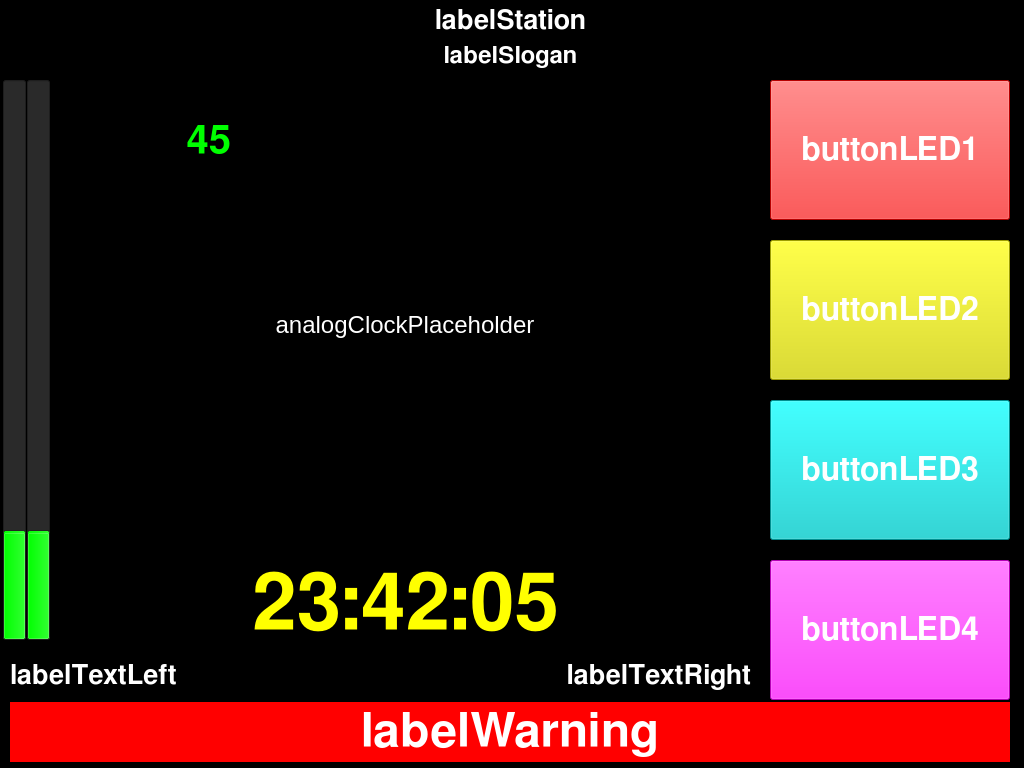
<?xml version="1.0" encoding="UTF-8"?>
<ui version="4.0">
 <class>MainScreen</class>
 <widget class="QWidget" name="MainScreen">
  <property name="windowModality">
   <enum>Qt::NonModal</enum>
  </property>
  <property name="enabled">
   <bool>true</bool>
  </property>
  <property name="geometry">
   <rect>
    <x>0</x>
    <y>0</y>
    <width>1024</width>
    <height>768</height>
   </rect>
  </property>
  <property name="palette">
   <palette>
    <active>
     <colorrole role="Base">
      <brush brushstyle="SolidPattern">
       <color alpha="255">
        <red>255</red>
        <green>255</green>
        <blue>255</blue>
       </color>
      </brush>
     </colorrole>
     <colorrole role="Window">
      <brush brushstyle="SolidPattern">
       <color alpha="255">
        <red>0</red>
        <green>0</green>
        <blue>0</blue>
       </color>
      </brush>
     </colorrole>
    </active>
    <inactive>
     <colorrole role="Base">
      <brush brushstyle="SolidPattern">
       <color alpha="255">
        <red>255</red>
        <green>255</green>
        <blue>255</blue>
       </color>
      </brush>
     </colorrole>
     <colorrole role="Window">
      <brush brushstyle="SolidPattern">
       <color alpha="255">
        <red>0</red>
        <green>0</green>
        <blue>0</blue>
       </color>
      </brush>
     </colorrole>
    </inactive>
    <disabled>
     <colorrole role="Base">
      <brush brushstyle="SolidPattern">
       <color alpha="255">
        <red>0</red>
        <green>0</green>
        <blue>0</blue>
       </color>
      </brush>
     </colorrole>
     <colorrole role="Window">
      <brush brushstyle="SolidPattern">
       <color alpha="255">
        <red>0</red>
        <green>0</green>
        <blue>0</blue>
       </color>
      </brush>
     </colorrole>
    </disabled>
   </palette>
  </property>
  <property name="windowTitle">
   <string>OnAirScreen</string>
  </property>
  <property name="autoFillBackground">
   <bool>false</bool>
  </property>
  <widget class="QPushButton" name="buttonLED1">
   <property name="enabled">
    <bool>true</bool>
   </property>
   <property name="geometry">
    <rect>
     <x>770</x>
     <y>80</y>
     <width>240</width>
     <height>140</height>
    </rect>
   </property>
   <property name="font">
    <font>
     <family>FreeSans</family>
     <pointsize>24</pointsize>
     <weight>75</weight>
     <bold>true</bold>
    </font>
   </property>
   <property name="focusPolicy">
    <enum>Qt::NoFocus</enum>
   </property>
   <property name="autoFillBackground">
    <bool>false</bool>
   </property>
   <property name="styleSheet">
    <string notr="true">background-color: rgb(255, 0, 0);
color: rgb(255, 255, 255);</string>
   </property>
   <property name="text">
    <string>buttonLED1</string>
   </property>
   <property name="checkable">
    <bool>false</bool>
   </property>
   <property name="autoDefault">
    <bool>false</bool>
   </property>
   <property name="default">
    <bool>false</bool>
   </property>
   <property name="flat">
    <bool>false</bool>
   </property>
  </widget>
  <widget class="QPushButton" name="buttonLED2">
   <property name="geometry">
    <rect>
     <x>770</x>
     <y>240</y>
     <width>240</width>
     <height>140</height>
    </rect>
   </property>
   <property name="font">
    <font>
     <family>FreeSans</family>
     <pointsize>24</pointsize>
     <weight>75</weight>
     <bold>true</bold>
    </font>
   </property>
   <property name="focusPolicy">
    <enum>Qt::NoFocus</enum>
   </property>
   <property name="styleSheet">
    <string notr="true">background-color: rgb(220, 220, 0);
color: rgb(255, 255, 255);</string>
   </property>
   <property name="text">
    <string>buttonLED2</string>
   </property>
  </widget>
  <widget class="QPushButton" name="buttonLED3">
   <property name="geometry">
    <rect>
     <x>770</x>
     <y>400</y>
     <width>240</width>
     <height>140</height>
    </rect>
   </property>
   <property name="font">
    <font>
     <family>FreeSans</family>
     <pointsize>24</pointsize>
     <weight>75</weight>
     <bold>true</bold>
    </font>
   </property>
   <property name="focusPolicy">
    <enum>Qt::NoFocus</enum>
   </property>
   <property name="styleSheet">
    <string notr="true">background-color: rgb(0, 200, 200);
color: rgb(255, 255, 255);</string>
   </property>
   <property name="text">
    <string>buttonLED3</string>
   </property>
  </widget>
  <widget class="QPushButton" name="buttonLED4">
   <property name="geometry">
    <rect>
     <x>770</x>
     <y>560</y>
     <width>240</width>
     <height>140</height>
    </rect>
   </property>
   <property name="font">
    <font>
     <family>FreeSans</family>
     <pointsize>24</pointsize>
     <weight>75</weight>
     <bold>true</bold>
    </font>
   </property>
   <property name="focusPolicy">
    <enum>Qt::NoFocus</enum>
   </property>
   <property name="styleSheet">
    <string notr="true">background-color: rgb(255, 0, 255);
color: rgb(255, 255, 255);</string>
   </property>
   <property name="text">
    <string>buttonLED4</string>
   </property>
  </widget>
  <widget class="QLabel" name="labelStation">
   <property name="geometry">
    <rect>
     <x>10</x>
     <y>0</y>
     <width>1001</width>
     <height>41</height>
    </rect>
   </property>
   <property name="palette">
    <palette>
     <active>
      <colorrole role="WindowText">
       <brush brushstyle="SolidPattern">
        <color alpha="255">
         <red>255</red>
         <green>255</green>
         <blue>255</blue>
        </color>
       </brush>
      </colorrole>
     </active>
     <inactive>
      <colorrole role="WindowText">
       <brush brushstyle="SolidPattern">
        <color alpha="255">
         <red>255</red>
         <green>255</green>
         <blue>255</blue>
        </color>
       </brush>
      </colorrole>
     </inactive>
     <disabled>
      <colorrole role="WindowText">
       <brush brushstyle="SolidPattern">
        <color alpha="255">
         <red>146</red>
         <green>145</green>
         <blue>144</blue>
        </color>
       </brush>
      </colorrole>
     </disabled>
    </palette>
   </property>
   <property name="font">
    <font>
     <family>FreeSans</family>
     <pointsize>20</pointsize>
     <weight>75</weight>
     <bold>true</bold>
    </font>
   </property>
   <property name="autoFillBackground">
    <bool>false</bool>
   </property>
   <property name="text">
    <string>labelStation</string>
   </property>
   <property name="scaledContents">
    <bool>false</bool>
   </property>
   <property name="alignment">
    <set>Qt::AlignCenter</set>
   </property>
  </widget>
  <widget class="QLabel" name="labelSlogan">
   <property name="geometry">
    <rect>
     <x>10</x>
     <y>40</y>
     <width>1001</width>
     <height>31</height>
    </rect>
   </property>
   <property name="palette">
    <palette>
     <active>
      <colorrole role="WindowText">
       <brush brushstyle="SolidPattern">
        <color alpha="255">
         <red>255</red>
         <green>255</green>
         <blue>255</blue>
        </color>
       </brush>
      </colorrole>
     </active>
     <inactive>
      <colorrole role="WindowText">
       <brush brushstyle="SolidPattern">
        <color alpha="255">
         <red>255</red>
         <green>255</green>
         <blue>255</blue>
        </color>
       </brush>
      </colorrole>
     </inactive>
     <disabled>
      <colorrole role="WindowText">
       <brush brushstyle="SolidPattern">
        <color alpha="255">
         <red>146</red>
         <green>145</green>
         <blue>144</blue>
        </color>
       </brush>
      </colorrole>
     </disabled>
    </palette>
   </property>
   <property name="font">
    <font>
     <family>FreeSans</family>
     <pointsize>18</pointsize>
     <weight>75</weight>
     <bold>true</bold>
    </font>
   </property>
   <property name="autoFillBackground">
    <bool>false</bool>
   </property>
   <property name="text">
    <string>labelSlogan</string>
   </property>
   <property name="scaledContents">
    <bool>false</bool>
   </property>
   <property name="alignment">
    <set>Qt::AlignCenter</set>
   </property>
  </widget>
  <widget class="QProgressBar" name="progressR">
   <property name="geometry">
    <rect>
     <x>27</x>
     <y>80</y>
     <width>23</width>
     <height>560</height>
    </rect>
   </property>
   <property name="autoFillBackground">
    <bool>false</bool>
   </property>
   <property name="styleSheet">
    <string notr="true">selection-background-color: rgb(0, 255, 0);
background-color: rgb(42, 42, 42);</string>
   </property>
   <property name="maximum">
    <number>127</number>
   </property>
   <property name="value">
    <number>24</number>
   </property>
   <property name="textVisible">
    <bool>false</bool>
   </property>
   <property name="orientation">
    <enum>Qt::Vertical</enum>
   </property>
  </widget>
  <widget class="QProgressBar" name="progressL">
   <property name="geometry">
    <rect>
     <x>3</x>
     <y>80</y>
     <width>23</width>
     <height>560</height>
    </rect>
   </property>
   <property name="styleSheet">
    <string notr="true">selection-background-color: rgb(0, 255, 0);
background-color: rgb(42, 42, 42);</string>
   </property>
   <property name="maximum">
    <number>127</number>
   </property>
   <property name="value">
    <number>24</number>
   </property>
   <property name="textVisible">
    <bool>false</bool>
   </property>
   <property name="orientation">
    <enum>Qt::Vertical</enum>
   </property>
  </widget>
  <widget class="QLabel" name="labelClock">
   <property name="geometry">
    <rect>
     <x>230</x>
     <y>570</y>
     <width>351</width>
     <height>71</height>
    </rect>
   </property>
   <property name="font">
    <font>
     <family>FreeSans</family>
     <pointsize>60</pointsize>
     <weight>75</weight>
     <bold>true</bold>
    </font>
   </property>
   <property name="styleSheet">
    <string notr="true">color: rgb(255, 255, 0)</string>
   </property>
   <property name="text">
    <string>23:42:05</string>
   </property>
   <property name="alignment">
    <set>Qt::AlignCenter</set>
   </property>
  </widget>
  <widget class="QLabel" name="labelTextLeft">
   <property name="geometry">
    <rect>
     <x>10</x>
     <y>660</y>
     <width>361</width>
     <height>31</height>
    </rect>
   </property>
   <property name="font">
    <font>
     <family>FreeSans</family>
     <pointsize>20</pointsize>
     <weight>75</weight>
     <bold>true</bold>
    </font>
   </property>
   <property name="styleSheet">
    <string notr="true">color: rgb(255, 255, 255);</string>
   </property>
   <property name="text">
    <string>labelTextLeft</string>
   </property>
  </widget>
  <widget class="QLabel" name="labelTextRight">
   <property name="geometry">
    <rect>
     <x>390</x>
     <y>660</y>
     <width>361</width>
     <height>31</height>
    </rect>
   </property>
   <property name="font">
    <font>
     <family>FreeSans</family>
     <pointsize>20</pointsize>
     <weight>75</weight>
     <bold>true</bold>
    </font>
   </property>
   <property name="styleSheet">
    <string notr="true">color: rgb(255, 255, 255);</string>
   </property>
   <property name="text">
    <string>labelTextRight</string>
   </property>
   <property name="alignment">
    <set>Qt::AlignRight|Qt::AlignTrailing|Qt::AlignVCenter</set>
   </property>
  </widget>
  <widget class="QLabel" name="labelCurrentSong">
   <property name="enabled">
    <bool>true</bool>
   </property>
   <property name="geometry">
    <rect>
     <x>10</x>
     <y>705</y>
     <width>1001</width>
     <height>30</height>
    </rect>
   </property>
   <property name="font">
    <font>
     <family>FreeSans</family>
     <pointsize>20</pointsize>
     <weight>75</weight>
     <bold>true</bold>
    </font>
   </property>
   <property name="styleSheet">
    <string notr="true">color: rgb(255, 255, 255);</string>
   </property>
   <property name="text">
    <string>labelCurrentSong</string>
   </property>
   <property name="alignment">
    <set>Qt::AlignCenter</set>
   </property>
  </widget>
  <widget class="QLabel" name="labelSeconds">
   <property name="geometry">
    <rect>
     <x>170</x>
     <y>125</y>
     <width>61</width>
     <height>31</height>
    </rect>
   </property>
   <property name="font">
    <font>
     <family>FreeSans</family>
     <pointsize>30</pointsize>
     <weight>75</weight>
     <bold>true</bold>
    </font>
   </property>
   <property name="styleSheet">
    <string notr="true">color: rgb(0, 255, 0);</string>
   </property>
   <property name="text">
    <string>45</string>
   </property>
   <property name="alignment">
    <set>Qt::AlignRight|Qt::AlignTrailing|Qt::AlignVCenter</set>
   </property>
  </widget>
  <widget class="QLabel" name="labelNews">
   <property name="enabled">
    <bool>true</bool>
   </property>
   <property name="geometry">
    <rect>
     <x>10</x>
     <y>741</y>
     <width>1001</width>
     <height>20</height>
    </rect>
   </property>
   <property name="font">
    <font>
     <family>FreeSans</family>
     <pointsize>14</pointsize>
     <weight>75</weight>
     <bold>true</bold>
    </font>
   </property>
   <property name="styleSheet">
    <string notr="true">color: rgb(255, 255, 255);</string>
   </property>
   <property name="text">
    <string>labelNews</string>
   </property>
   <property name="alignment">
    <set>Qt::AlignCenter</set>
   </property>
  </widget>
  <widget class="QLabel" name="labelWarning">
   <property name="enabled">
    <bool>true</bool>
   </property>
   <property name="geometry">
    <rect>
     <x>10</x>
     <y>702</y>
     <width>1000</width>
     <height>60</height>
    </rect>
   </property>
   <property name="font">
    <font>
     <family>FreeSans</family>
     <pointsize>36</pointsize>
     <weight>75</weight>
     <bold>true</bold>
    </font>
   </property>
   <property name="styleSheet">
    <string notr="true">color: rgb(255, 255, 255);
background-color: rgb(255, 0, 0);</string>
   </property>
   <property name="text">
    <string>labelWarning</string>
   </property>
   <property name="alignment">
    <set>Qt::AlignCenter</set>
   </property>
  </widget>
  <widget class="QLabel" name="analogClockPlaceholder">
   <property name="geometry">
    <rect>
     <x>170</x>
     <y>90</y>
     <width>470</width>
     <height>470</height>
    </rect>
   </property>
   <property name="font">
    <font>
     <pointsize>18</pointsize>
    </font>
   </property>
   <property name="styleSheet">
    <string notr="true">color: rgb(255, 255, 255);</string>
   </property>
   <property name="text">
    <string>analogClockPlaceholder</string>
   </property>
   <property name="alignment">
    <set>Qt::AlignCenter</set>
   </property>
  </widget>
  <zorder>buttonLED1</zorder>
  <zorder>buttonLED2</zorder>
  <zorder>buttonLED3</zorder>
  <zorder>buttonLED4</zorder>
  <zorder>labelStation</zorder>
  <zorder>labelSlogan</zorder>
  <zorder>progressR</zorder>
  <zorder>progressL</zorder>
  <zorder>labelClock</zorder>
  <zorder>labelTextLeft</zorder>
  <zorder>labelTextRight</zorder>
  <zorder>labelCurrentSong</zorder>
  <zorder>labelNews</zorder>
  <zorder>labelWarning</zorder>
  <zorder>analogClockPlaceholder</zorder>
  <zorder>labelSeconds</zorder>
 </widget>
 <resources/>
 <connections/>
</ui>
